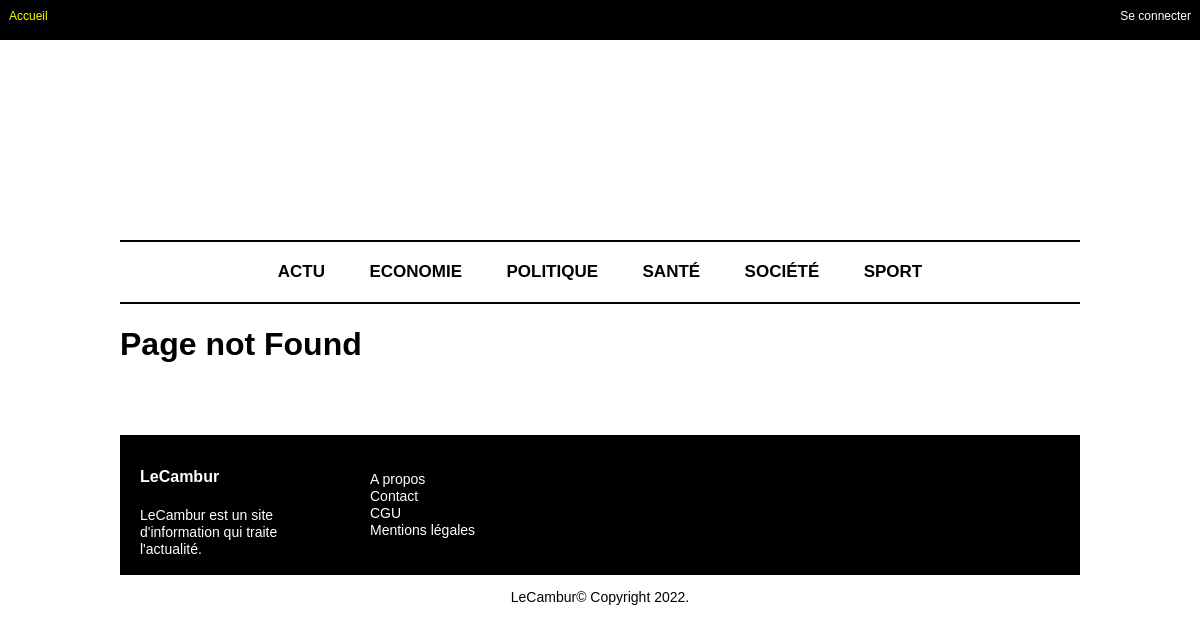
The app's page /404/ with its own data.
### blog/models.py (models this page shows, shortened)
class Category(models.Model):
    name         = models.CharField(max_length=20, null=False)
    slug         = models.SlugField(max_length=20, unique=True)
    createdDate  = models.DateTimeField(auto_now_add=True)
    def get_absolute_url(self):
        return reverse('post_category', kwargs={'slug':self.slug})

### blog/views.py (the view)
# urls.py: path('404/', views.error_404, name='error_404'),
def error_404(request):
    return render(request, '404.html')

### blog/context_processors.py (called while the page is built)
def categories(request):
    objects = Category.objects.order_by('name')
    return {'categories': objects}

### templates/404.html (shortened to what this page needs)
<!DOCTYPE html>
{% extends 'base.html' %}
{% load static %}
  <body> {% block content %}
       <h1>Page not Found</h1>
  </body> {% endblock %}

### templates/base.html (shortened to what this page needs)
<!DOCTYPE html>
{% load static %}
<html lang="fr">
  <head>
    <link rel="stylesheet" href="{% static '/css/styles.css' %}">
  </head>
  <body>
     <div class="topnav">
           <a class="welcome" href="{% url 'index' %}">Accueil</a>
		       {% if user.is_authenticated %}
                   <a class="connect">Bonjour {{ user.username }} !</a>
                   <a class="connect" href="{% url 'logout' %}">Deconnexion</a>
               {% else %}
                   <a class="connect" href="{% url 'login' %}">Se connecter</a>
               {% endif %}
      </div>
      <div class="main">
          <div class="main-banner">
		  </div>
		  <nav class="sticky-nav">
              <ul>
                   {% if categories %}
                      {% for Category in categories %}
                          <li><a href="{{ Category.get_absolute_url }}">{{ Category.name|upper }}</a></li>
                      {% endfor %}
                  {% else %}
                      <p>No categories.</p>
                  {% endif %}
              </ul>
		  </nav>
          {% block content %}
          {% endblock %}
	      <div id="dashboard">
               <div class="dashboard-left">
                    <h4>LeCambur</h4>
                    <p>LeCambur est un site d'information qui traite l'actualité.</p>
               </div>
               <div class="dashboard-middle">
                   <ul class="legal">
                       <li><a href="{% url 'aboutus' %}">A propos</a></li>
                       <li><a href="{% url 'contact' %}">Contact</a></li>
                       <li><a href="#">CGU</a></li>
                       <li><a href="#">Mentions légales</a></li>
                   </ul>
              </div>
          </div>
          <div id="footer">
                <div class="footer-title">
                    <p>LeCambur© Copyright 2022.</p>
                </div>
          </div>
  </body>
</html>

### static/css/styles.css (style rules this page uses)
body { margin: 0; padding: 0; height: 100%; font-family: Tahoma, Geneva, sans-serif; line-height: 1.2; }
.topnav { background-color: #000000; height: 40px; }
.main { max-width: 80%; margin: auto; }
.main-banner { background-color: #ffffff; height: 200px; width: 100%; }
.sticky-nav { height: 60px; background-color: white; border-bottom: 2px solid black; border-top: 2px solid black }
.sticky-nav ul { text-align: center; list-style-type: none; margin: 0; padding: 0; }
.sticky-nav li { display: inline-block; padding:20px; }
.sticky-nav a { color: black; font-weight: bold; font-size: 17px; text-decoration: none; }
.welcome { float: left; }
a.welcome { color: white; padding: 9px; font-size: 12px; text-decoration: none; }
.connect { float: right; }
a.connect { color: white; padding:9px; font-size: 12px; text-decoration: none; }
.main::after { content: ""; clear: both; display: table; }
#dashboard { float: left; background-color: black; height: 140px; width: 100%; margin-top: 50px; }
.dashboard-left { float: left; width: 200px; margin-left: 20px; margin-top: 10px; }
.dashboard-left h4 { color: white; font-size: 16px; }
.dashboard-left p { color: white; font-size: 14px; }
.dashboard-middle { float: left; width: 140px; margin-left: 30px; margin-top: 20px; }
ul.legal { list-style: none; padding: 0; }
ul.legal li { display: block; font-size: 14px; }
ul.legal li a { color: white; text-decoration: none; }
#footer { float: left; padding:0; margin:0; background-color: white; height: 40px; width: 100%; }
.footer-title { text-align: center; color: black; font-size: 14px; }

### records on screen
Category: name "ACTU"
Category: name "ECONOMIE"
Category: name "POLITIQUE"
Category: name "SANTÉ"
Category: name "SOCIÉTÉ"
Category: name "SPORT"
